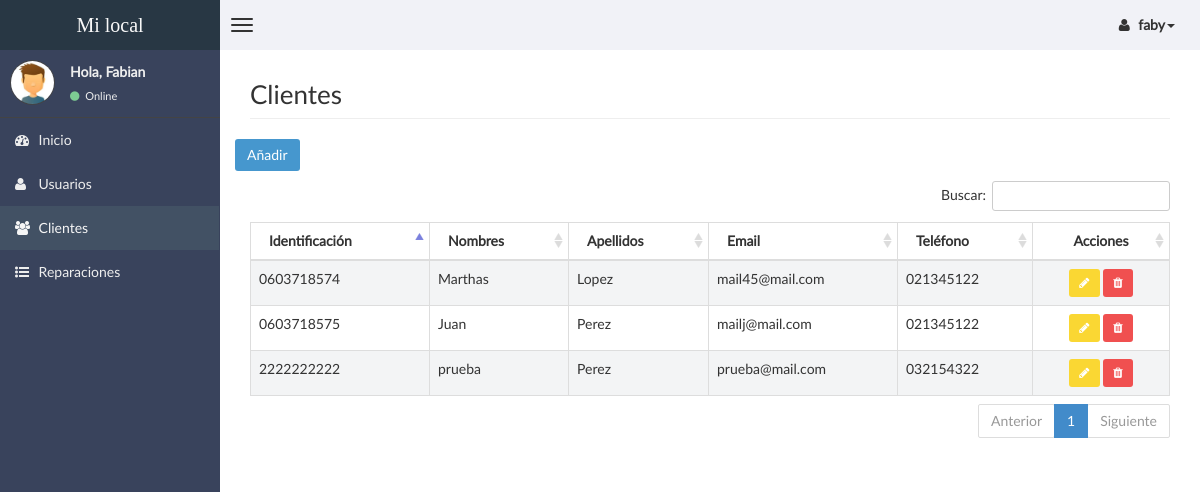
Page /Cliente/listar/ (signed in) on the earlier database version.
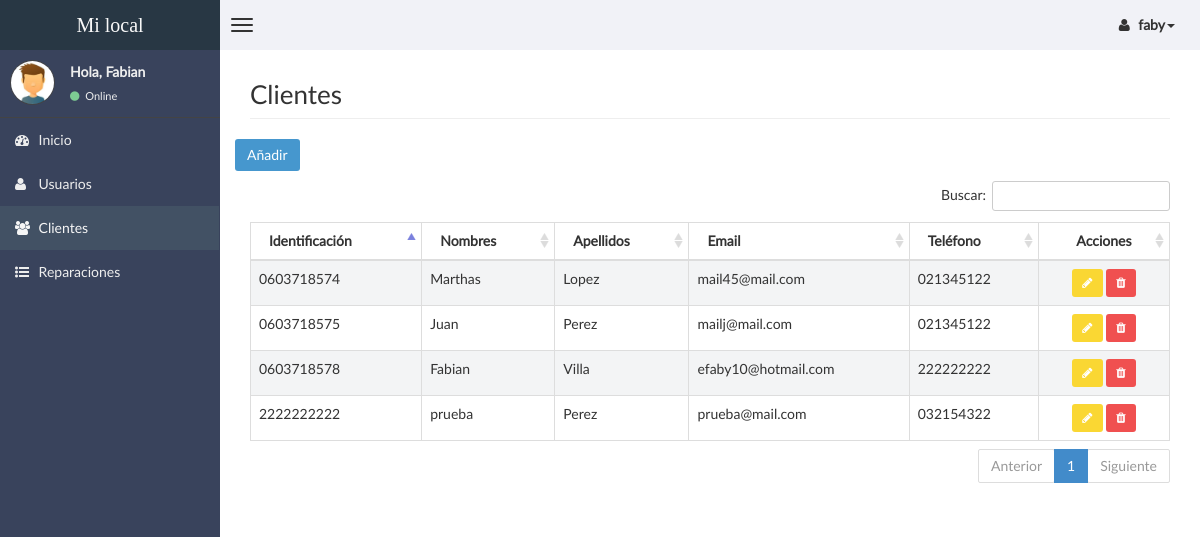
Same page on the later database version.
### tables this page shows
CREATE TABLE `cliente` (
  `id` int(11) NOT NULL AUTO_INCREMENT,
  `nombres` varchar(64) NOT NULL,
  `apellidos` varchar(64) NOT NULL,
  `identificacion` varchar(13) NOT NULL,
  `direccion` varchar(512) NOT NULL,
  `telefono` varchar(10) NOT NULL,
  `celular` varchar(10) NOT NULL,
  `email` varchar(128) NOT NULL,
  `eliminado` int(11) NOT NULL DEFAULT '0',
  PRIMARY KEY (`id`)
);

### controladores/ClienteControlador.php (called while the page is built, shortened)
<?php
require_once (PATH_MODELOS . "/ClienteModelo.php");
class ClienteControlador {
	public function listar() {
		$model = new ClienteModelo();
		$datos = $model->obtenerListadoClientes();
		require_once PATH_VISTAS."/Cliente/vista.listado.php";
	}
}

### index.php (called while the page is built, shortened)
<?php
if(isset($_GET['action'])){
	$redirect = ($_GET['action']!='')?$_GET['action']:"listar";
}
$controller = new $controllerName();
$controller->$redirect();
?>

### vistas/Cliente/index.php (called while the page is built, shortened)
<?php
require_once("../../index.php");
?>

### modelos/ClienteModelo.php (called while the page is built, shortened)
<?php
require_once(PATH_MODELOS."/BaseModelo.php");
class ClienteModelo {
	public function obtenerListadoClientes(){
		$model = new BaseModelo();
		$sql = "select *  from cliente where eliminado = 0";
		$result = $model->ejecutarSql($sql);
		return $model->obtenerCampos($result);
	}
}

### modelos/BaseModelo.php (called while the page is built, shortened)
<?php
class BaseModelo
{
	private $username = USERNAME;
	private $password = PASSWORD;
	private $database = DATABASE;
	private $host = HOSTNAME_DATABASE;
	private $conexion;
	private function abrirConexion()
	{
		$this->conexion=mysqli_connect($this->host,$this->username,$this->password,$this->database);
		mysqli_set_charset($this->conexion,'utf8');
	}
	public function ejecutarSql($sql,$obtenerId = false)
	{
		$result=mysqli_query($this->conexion,$sql);
		return $result;
	}
	public function obtenerCampos($resultado){
		$resultArray = array();
		if($resultado !== false){
			while ($row = mysqli_fetch_assoc($resultado))
			{
				$resultArray[] = $row;
			}
		}
		return $resultArray;
	}
}

### vistas/Cliente/vista.listado.php (the view, shortened to what this page needs)
<?php include_once PATH_TEMPLATE.'/header.php';?>
<div class="row">
	<div class="col-lg-12">
    	<h1 class="page-header">Clientes</h1>
   	</div>
</div>
<div class="row">
	<p>
		<button class="btn btn-primary" id="modalOpen">
			<i class="glyphicon glyphicon-plus"></i> Añadir
		</button>
	</p>
	<table class="table table-striped table-bordered table-hover" id="dataTables-example">
    <thead>
	    <tr>
	    <th>Identificación</th>
		    <th>Nombres</th>
		    <th>Apellidos</th>
		    <th>Email</th>
		    <th>Teléfono</th>
		    <th style="text-align: center;">Acciones</th>
	    </tr>
    </thead>
    <tbody>
    	<?php foreach ($datos as $item) {
    		echo "<tr><td>".$item['identificacion']."</td>";
    		echo "<td>".$item['nombres']."</td>";
    		echo "<td>".$item['apellidos']."</td>";
    		echo "<td>".$item['email']."</td>";
    		echo "<td>".$item['telefono']."</td>";
    		echo "<td align='center'><a href='javascript: loadModal(".$item['id'].")' class='btn btn-warning btn-sm' title='Editar' ><i class='fa fa-pencil'></i></a>
					  <a href='javascript:if(confirm(\"Está seguro que desea eliminar el elemento seleccionado?\")){redirect(".$item['id'].");}' class='btn btn-danger btn-sm' title='Eliminar'><i class='fa fa-trash'></i></a></td>";
    	}?>
    </tbody>
    </table>
</div>
<?php include_once PATH_TEMPLATE.'/footer.php';?>
<link href="<?php echo PATH_CSS; ?>/dataTables.bootstrap.css" rel="stylesheet">
<link href="<?php echo PATH_CSS; ?>/bootstrapValidator.min.css" rel="stylesheet">
</body>
</html>

Differences in the rows shown:
added cliente: identificacion "0603718578", nombres "Fabian", apellidos "Villa", email "efaby10@hotmail.com", telefono "222222222"
